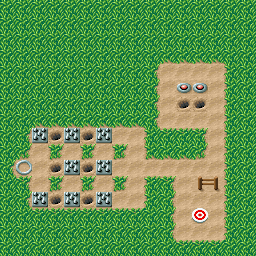

A level layout from a 2D game, rendered from its tile map. Below: a short description, then the map file with tile-grid data replaced by summaries:
An orthogonal 16x16 tile map with 16x16 px tiles, 3 tile layers (Grass, Ground, Wall), 2 tilesets and 78 objects (8x Carrot, 8x Trap, 2_Rotate_1_X, 2_Rotate_1_Y, 2_Rotate_2_X, ...).

<map version="1.10" tiledversion="1.10.1" orientation="orthogonal" renderorder="right-down" width="16" height="16" tilewidth="16" tileheight="16" infinite="0" nextlayerid="216" nextobjectid="736">
 <properties>
  <property name="excalibur" type="bool" value="true" />
 </properties>
 <tileset firstgid="1" name="tileset" tilewidth="16" tileheight="16" tilecount="48" columns="8">
  <image source="1level.png" width="128" height="96" />
 </tileset>
 <tileset firstgid="49" name="tile_finish" tilewidth="16" tileheight="16" tilecount="4" columns="4">
  <image source="tile_finish.png" width="64" height="16" />
  <tile id="0">
   <animation>
    <frame tileid="0" duration="90" />
    <frame tileid="1" duration="90" />
    <frame tileid="2" duration="90" />
    <frame tileid="3" duration="90" />
   </animation>
  </tile>
 </tileset>
 <layer id="183" name="Grass" width="16" height="16">
  <data>[256 cells, 131 non-empty, 2 distinct tile ids]</data>
 </layer>
 <layer id="187" name="Ground" width="16" height="16">
  <data>[256 cells, 63 non-empty, 6 distinct tile ids]</data>
 </layer>
 <layer id="188" name="Wall" width="16" height="16">
  <data>[256 cells, 62 non-empty, 11 distinct tile ids]</data>
 </layer>
 <objectgroup id="190" name="2_Rotate">
  <properties>
   <property name="array" value="2_Rotate_1_Y=Y,2_Rotate_1_X=X" />
   <property name="coords" value="8x9" />
   <property name="excalibur" type="bool" value="true" />
   <property name="state" value="Y" />
   <property name="x" value="8" />
   <property name="y" value="9" />
  </properties>
  <object id="666" name="2_Rotate_1_X" gid="29" x="128" y="160" width="16" height="16" />
  <object id="667" name="2_Rotate_1_Y" gid="30" x="128" y="160" width="16" height="16">
   <properties>
    <property name="CollisionType" value="Passive" />
   </properties>
  </object>
 </objectgroup>
 <objectgroup id="191" name="2_Rotate">
  <properties>
   <property name="array" value="2_Rotate_2_Y=Y,2_Rotate_2_X=X" />
   <property name="coords" value="8x10" />
   <property name="excalibur" type="bool" value="true" />
   <property name="state" value="Y" />
   <property name="x" value="8" />
   <property name="y" value="10" />
  </properties>
  <object id="668" name="2_Rotate_2_X" gid="29" x="128" y="176" width="16" height="16" />
  <object id="669" name="2_Rotate_2_Y" gid="30" x="128" y="176" width="16" height="16">
   <properties>
    <property name="CollisionType" value="Passive" />
   </properties>
  </object>
 </objectgroup>
 <objectgroup id="192" name="2_Rotate">
  <properties>
   <property name="array" value="2_Rotate_3_Y=Y,2_Rotate_3_X=X" />
   <property name="coords" value="8x11" />
   <property name="excalibur" type="bool" value="true" />
   <property name="state" value="Y" />
   <property name="x" value="8" />
   <property name="y" value="11" />
  </properties>
  <object id="670" name="2_Rotate_3_X" gid="29" x="128" y="192" width="16" height="16" />
  <object id="671" name="2_Rotate_3_Y" gid="30" x="128" y="192" width="16" height="16">
   <properties>
    <property name="CollisionType" value="Passive" />
   </properties>
  </object>
 </objectgroup>
 <objectgroup id="194" name="2_Rotate">
  <properties>
   <property name="array" value="2_Rotate_15_Y=Y,2_Rotate_15_X=X" />
   <property name="coords" value="2x11" />
   <property name="excalibur" type="bool" value="true" />
   <property name="state" value="Y" />
   <property name="x" value="2" />
   <property name="y" value="11" />
  </properties>
  <object id="673" name="2_Rotate_15_X" gid="29" x="32" y="192" width="16" height="16" />
  <object id="674" name="2_Rotate_15_Y" gid="30" x="32" y="192" width="16" height="16">
   <properties>
    <property name="CollisionType" value="Passive" />
   </properties>
  </object>
 </objectgroup>
 <objectgroup id="195" name="2_Rotate">
  <properties>
   <property name="array" value="2_Rotate_14_Y=Y,2_Rotate_14_X=X" />
   <property name="coords" value="2x9" />
   <property name="excalibur" type="bool" value="true" />
   <property name="state" value="Y" />
   <property name="x" value="2" />
   <property name="y" value="9" />
  </properties>
  <object id="675" name="2_Rotate_14_X" gid="29" x="32" y="160" width="16" height="16" />
  <object id="676" name="2_Rotate_14_Y" gid="30" x="32" y="160" width="16" height="16">
   <properties>
    <property name="CollisionType" value="Passive" />
   </properties>
  </object>
 </objectgroup>
 <objectgroup id="200" name="2_Rotate">
  <properties>
   <property name="array" value="2_Rotate_4_Y=Y,2_Rotate_4_X=X" />
   <property name="coords" value="13x9" />
   <property name="excalibur" type="bool" value="true" />
   <property name="state" value="Y" />
   <property name="x" value="13" />
   <property name="y" value="9" />
  </properties>
  <object id="693" name="2_Rotate_4_X" gid="29" x="208" y="160" width="16" height="16" />
  <object id="694" name="2_Rotate_4_Y" gid="30" x="208" y="160" width="16" height="16">
   <properties>
    <property name="CollisionType" value="Passive" />
   </properties>
  </object>
 </objectgroup>
 <objectgroup id="201" name="2_Rotate">
  <properties>
   <property name="array" value="2_Rotate_5_Y=Y,2_Rotate_5_X=X" />
   <property name="coords" value="13x8" />
   <property name="excalibur" type="bool" value="true" />
   <property name="state" value="Y" />
   <property name="x" value="13" />
   <property name="y" value="8" />
  </properties>
  <object id="695" name="2_Rotate_5_X" gid="29" x="208" y="144" width="16" height="16" />
  <object id="696" name="2_Rotate_5_Y" gid="30" x="208" y="144" width="16" height="16">
   <properties>
    <property name="CollisionType" value="Passive" />
   </properties>
  </object>
 </objectgroup>
 <objectgroup id="202" name="2_Rotate">
  <properties>
   <property name="array" value="2_Rotate_6_Y=Y,2_Rotate_6_X=X" />
   <property name="coords" value="13x7" />
   <property name="excalibur" type="bool" value="true" />
   <property name="state" value="Y" />
   <property name="x" value="13" />
   <property name="y" value="7" />
  </properties>
  <object id="697" name="2_Rotate_6_X" gid="29" x="208" y="128" width="16" height="16" />
  <object id="698" name="2_Rotate_6_Y" gid="30" x="208" y="128" width="16" height="16">
   <properties>
    <property name="CollisionType" value="Passive" />
   </properties>
  </object>
 </objectgroup>
 <objectgroup id="203" name="2_Rotate">
  <properties>
   <property name="array" value="2_Rotate_7_Y=Y,2_Rotate_7_X=X" />
   <property name="coords" value="13x6" />
   <property name="excalibur" type="bool" value="true" />
   <property name="state" value="Y" />
   <property name="x" value="13" />
   <property name="y" value="6" />
  </properties>
  <object id="699" name="2_Rotate_7_X" gid="29" x="208" y="112" width="16" height="16" />
  <object id="700" name="2_Rotate_7_Y" gid="30" x="208" y="112" width="16" height="16">
   <properties>
    <property name="CollisionType" value="Passive" />
   </properties>
  </object>
 </objectgroup>
 <objectgroup id="204" name="2_Rotate">
  <properties>
   <property name="array" value="2_Rotate_8_Y=Y,2_Rotate_8_X=X" />
   <property name="coords" value="13x5" />
   <property name="excalibur" type="bool" value="true" />
   <property name="state" value="Y" />
   <property name="x" value="13" />
   <property name="y" value="5" />
  </properties>
  <object id="701" name="2_Rotate_8_X" gid="29" x="208" y="96" width="16" height="16" />
  <object id="702" name="2_Rotate_8_Y" gid="30" x="208" y="96" width="16" height="16">
   <properties>
    <property name="CollisionType" value="Passive" />
   </properties>
  </object>
 </objectgroup>
 <objectgroup id="205" name="2_Rotate">
  <properties>
   <property name="array" value="2_Rotate_9_Y=Y,2_Rotate_9_X=X" />
   <property name="coords" value="10x5" />
   <property name="excalibur" type="bool" value="true" />
   <property name="state" value="Y" />
   <property name="x" value="10" />
   <property name="y" value="5" />
  </properties>
  <object id="703" name="2_Rotate_9_X" gid="29" x="160" y="96" width="16" height="16" />
  <object id="704" name="2_Rotate_9_Y" gid="30" x="160" y="96" width="16" height="16">
   <properties>
    <property name="CollisionType" value="Passive" />
   </properties>
  </object>
 </objectgroup>
 <objectgroup id="206" name="2_Rotate">
  <properties>
   <property name="array" value="2_Rotate_10_Y=Y,2_Rotate_10_X=X" />
   <property name="coords" value="10x6" />
   <property name="excalibur" type="bool" value="true" />
   <property name="state" value="Y" />
   <property name="x" value="10" />
   <property name="y" value="6" />
  </properties>
  <object id="705" name="2_Rotate_10_X" gid="29" x="160" y="112" width="16" height="16" />
  <object id="706" name="2_Rotate_10_Y" gid="30" x="160" y="112" width="16" height="16">
   <properties>
    <property name="CollisionType" value="Passive" />
   </properties>
  </object>
 </objectgroup>
 <objectgroup id="207" name="2_Rotate">
  <properties>
   <property name="array" value="2_Rotate_11_Y=Y,2_Rotate_11_X=X" />
   <property name="coords" value="11x7" />
   <property name="excalibur" type="bool" value="true" />
   <property name="state" value="X" />
   <property name="x" value="11" />
   <property name="y" value="7" />
  </properties>
  <object id="708" name="2_Rotate_11_Y" gid="30" x="176" y="128" width="16" height="16">
   <properties>
    <property name="CollisionType" value="Passive" />
   </properties>
  </object>
  <object id="707" name="2_Rotate_11_X" gid="29" x="176" y="128" width="16" height="16" />
 </objectgroup>
 <objectgroup id="208" name="2_Rotate">
  <properties>
   <property name="array" value="2_Rotate_12_Y=Y,2_Rotate_12_X=X" />
   <property name="coords" value="11x4" />
   <property name="excalibur" type="bool" value="true" />
   <property name="state" value="X" />
   <property name="x" value="11" />
   <property name="y" value="4" />
  </properties>
  <object id="709" name="2_Rotate_12_Y" gid="30" x="176" y="80" width="16" height="16">
   <properties>
    <property name="CollisionType" value="Passive" />
   </properties>
  </object>
  <object id="710" name="2_Rotate_12_X" gid="29" x="176" y="80" width="16" height="16" />
 </objectgroup>
 <objectgroup id="209" name="2_Rotate">
  <properties>
   <property name="array" value="2_Rotate_13_Y=Y,2_Rotate_13_X=X" />
   <property name="coords" value="12x4" />
   <property name="excalibur" type="bool" value="true" />
   <property name="state" value="X" />
   <property name="x" value="12" />
   <property name="y" value="4" />
  </properties>
  <object id="711" name="2_Rotate_13_Y" gid="30" x="192" y="80" width="16" height="16">
   <properties>
    <property name="CollisionType" value="Passive" />
   </properties>
  </object>
  <object id="712" name="2_Rotate_13_X" gid="29" x="192" y="80" width="16" height="16" />
 </objectgroup>
 <objectgroup id="193" name="Camera">
  <object id="672" name="player-start" x="24" y="168">
   <point />
  </object>
 </objectgroup>
 <objectgroup id="189" name="Carrots">
  <object id="658" name="Carrot" gid="20" x="48" y="144" width="16" height="16">
   <properties>
    <property name="CollisionType" value="Passive" />
   </properties>
  </object>
  <object id="659" name="Carrot" gid="20" x="80" y="144" width="16" height="16">
   <properties>
    <property name="CollisionType" value="Passive" />
   </properties>
  </object>
  <object id="660" name="Carrot" gid="20" x="80" y="176" width="16" height="16">
   <properties>
    <property name="CollisionType" value="Passive" />
   </properties>
  </object>
  <object id="661" name="Carrot" gid="20" x="48" y="176" width="16" height="16">
   <properties>
    <property name="CollisionType" value="Passive" />
   </properties>
  </object>
  <object id="662" name="Carrot" gid="20" x="80" y="208" width="16" height="16">
   <properties>
    <property name="CollisionType" value="Passive" />
   </properties>
  </object>
  <object id="663" name="Carrot" gid="20" x="48" y="208" width="16" height="16">
   <properties>
    <property name="CollisionType" value="Passive" />
   </properties>
  </object>
  <object id="664" name="Carrot" gid="20" x="192" y="112" width="16" height="16">
   <properties>
    <property name="CollisionType" value="Passive" />
   </properties>
  </object>
  <object id="665" name="Carrot" gid="20" x="176" y="112" width="16" height="16">
   <properties>
    <property name="CollisionType" value="Passive" />
   </properties>
  </object>
 </objectgroup>
 <objectgroup id="196" name="4_Rotate">
  <properties>
   <property name="array" value="4_Rotate_1_1=1,4_Rotate_1_2=2,4_Rotate_1_3=3,4_Rotate_1_4=4" />
   <property name="coords" value="8x8" />
   <property name="excalibur" type="bool" value="true" />
   <property name="state" value="2" />
   <property name="x" value="8" />
   <property name="y" value="8" />
  </properties>
  <object id="677" name="4_Rotate_1_1" gid="25" x="128" y="144" width="16" height="16" />
  <object id="679" name="4_Rotate_1_3" gid="27" x="128" y="144" width="16" height="16" />
  <object id="680" name="4_Rotate_1_4" gid="28" x="128" y="144" width="16" height="16" />
  <object id="678" name="4_Rotate_1_2" gid="26" x="128" y="144" width="16" height="16">
   <properties>
    <property name="CollisionType" value="Passive" />
   </properties>
  </object>
 </objectgroup>
 <objectgroup id="197" name="4_Rotate">
  <properties>
   <property name="array" value="4_Rotate_2_1=1,4_Rotate_2_2=2,4_Rotate_2_3=3,4_Rotate_2_4=4" />
   <property name="coords" value="8x12" />
   <property name="excalibur" type="bool" value="true" />
   <property name="state" value="3" />
   <property name="x" value="8" />
   <property name="y" value="12" />
  </properties>
  <object id="681" name="4_Rotate_2_1" gid="25" x="128" y="208" width="16" height="16" />
  <object id="683" name="4_Rotate_2_4" gid="28" x="128" y="208" width="16" height="16" />
  <object id="684" name="4_Rotate_2_2" gid="26" x="128" y="208" width="16" height="16">
   <properties>
    <property name="CollisionType" value="Passive" />
   </properties>
  </object>
  <object id="682" name="4_Rotate_2_3" gid="27" x="128" y="208" width="16" height="16" />
 </objectgroup>
 <objectgroup id="198" name="4_Rotate">
  <properties>
   <property name="array" value="4_Rotate_3_1=1,4_Rotate_3_2=2,4_Rotate_3_3=3,4_Rotate_3_4=4" />
   <property name="coords" value="13x10" />
   <property name="excalibur" type="bool" value="true" />
   <property name="state" value="3" />
   <property name="x" value="13" />
   <property name="y" value="10" />
  </properties>
  <object id="685" name="4_Rotate_3_1" gid="25" x="208" y="176" width="16" height="16" />
  <object id="686" name="4_Rotate_3_4" gid="28" x="208" y="176" width="16" height="16" />
  <object id="687" name="4_Rotate_3_2" gid="26" x="208" y="176" width="16" height="16">
   <properties>
    <property name="CollisionType" value="Passive" />
   </properties>
  </object>
  <object id="688" name="4_Rotate_3_3" gid="27" x="208" y="176" width="16" height="16" />
 </objectgroup>
 <objectgroup id="199" name="4_Rotate">
  <properties>
   <property name="array" value="4_Rotate_4_1=1,4_Rotate_4_2=2,4_Rotate_4_3=3,4_Rotate_4_4=4" />
   <property name="coords" value="12x7" />
   <property name="excalibur" type="bool" value="true" />
   <property name="state" value="3" />
   <property name="x" value="12" />
   <property name="y" value="7" />
  </properties>
  <object id="689" name="4_Rotate_4_1" gid="25" x="192" y="128" width="16" height="16" />
  <object id="690" name="4_Rotate_4_4" gid="28" x="192" y="128" width="16" height="16" />
  <object id="691" name="4_Rotate_4_2" gid="26" x="192" y="128" width="16" height="16">
   <properties>
    <property name="CollisionType" value="Passive" />
   </properties>
  </object>
  <object id="692" name="4_Rotate_4_3" gid="27" x="192" y="128" width="16" height="16" />
 </objectgroup>
 <objectgroup id="210" name="4_Rotate">
  <properties>
   <property name="array" value="4_Rotate_5_1=1,4_Rotate_5_2=2,4_Rotate_5_3=3,4_Rotate_5_4=4" />
   <property name="coords" value="13x4" />
   <property name="excalibur" type="bool" value="true" />
   <property name="state" value="2" />
   <property name="x" value="13" />
   <property name="y" value="4" />
  </properties>
  <object id="713" name="4_Rotate_5_1" gid="25" x="208" y="80" width="16" height="16" />
  <object id="714" name="4_Rotate_5_3" gid="27" x="208" y="80" width="16" height="16" />
  <object id="715" name="4_Rotate_5_4" gid="28" x="208" y="80" width="16" height="16" />
  <object id="716" name="4_Rotate_5_2" gid="26" x="208" y="80" width="16" height="16">
   <properties>
    <property name="CollisionType" value="Passive" />
   </properties>
  </object>
 </objectgroup>
 <objectgroup id="211" name="4_Rotate">
  <properties>
   <property name="array" value="4_Rotate_6_1=1,4_Rotate_6_2=2,4_Rotate_6_3=3,4_Rotate_6_4=4" />
   <property name="coords" value="10x4" />
   <property name="excalibur" type="bool" value="true" />
   <property name="state" value="1" />
   <property name="x" value="10" />
   <property name="y" value="4" />
  </properties>
  <object id="718" name="4_Rotate_6_3" gid="27" x="160" y="80" width="16" height="16" />
  <object id="719" name="4_Rotate_6_4" gid="28" x="160" y="80" width="16" height="16" />
  <object id="720" name="4_Rotate_6_2" gid="26" x="160" y="80" width="16" height="16">
   <properties>
    <property name="CollisionType" value="Passive" />
   </properties>
  </object>
  <object id="717" name="4_Rotate_6_1" gid="25" x="160" y="80" width="16" height="16" />
 </objectgroup>
 <objectgroup id="212" name="4_Rotate">
  <properties>
   <property name="array" value="4_Rotate_7_1=1,4_Rotate_7_2=2,4_Rotate_7_3=3,4_Rotate_7_4=4" />
   <property name="coords" value="10x7" />
   <property name="excalibur" type="bool" value="true" />
   <property name="state" value="4" />
   <property name="x" value="10" />
   <property name="y" value="7" />
  </properties>
  <object id="721" name="4_Rotate_7_3" gid="27" x="160" y="128" width="16" height="16" />
  <object id="723" name="4_Rotate_7_2" gid="26" x="160" y="128" width="16" height="16">
   <properties>
    <property name="CollisionType" value="Passive" />
   </properties>
  </object>
  <object id="724" name="4_Rotate_7_1" gid="25" x="160" y="128" width="16" height="16" />
  <object id="722" name="4_Rotate_7_4" gid="28" x="160" y="128" width="16" height="16" />
 </objectgroup>
 <objectgroup id="213" name="RotateButtons">
  <properties>
   <property name="array" value="RotateButton1=true,RotateButton2=false" />
  </properties>
  <object id="725" name="RotateButton1" gid="23" x="176" y="96" width="16" height="16" />
  <object id="726" name="RotateButton2" gid="23" x="192" y="96" width="16" height="16" />
 </objectgroup>
 <objectgroup id="214" name="Finish">
  <object id="727" name="Finish" gid="45" x="192" y="224" width="16" height="16">
   <properties>
    <property name="CollisionType" value="Passive" />
   </properties>
  </object>
 </objectgroup>
 <objectgroup id="215" name="Traps">
  <object id="728" name="Trap" gid="31" x="96" y="144" width="16" height="16">
   <properties>
    <property name="CollisionType" value="Passive" />
   </properties>
  </object>
  <object id="729" name="Trap" gid="31" x="96" y="176" width="16" height="16">
   <properties>
    <property name="CollisionType" value="Passive" />
   </properties>
  </object>
  <object id="730" name="Trap" gid="31" x="96" y="208" width="16" height="16">
   <properties>
    <property name="CollisionType" value="Passive" />
   </properties>
  </object>
  <object id="731" name="Trap" gid="31" x="64" y="208" width="16" height="16">
   <properties>
    <property name="CollisionType" value="Passive" />
   </properties>
  </object>
  </objectgroup>
</map>
<!-- 4 of 78 objects omitted -->
